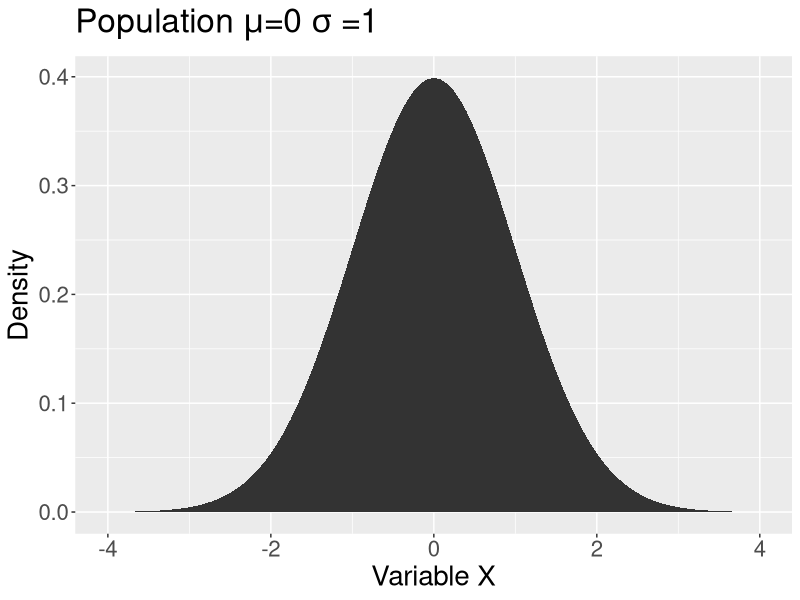
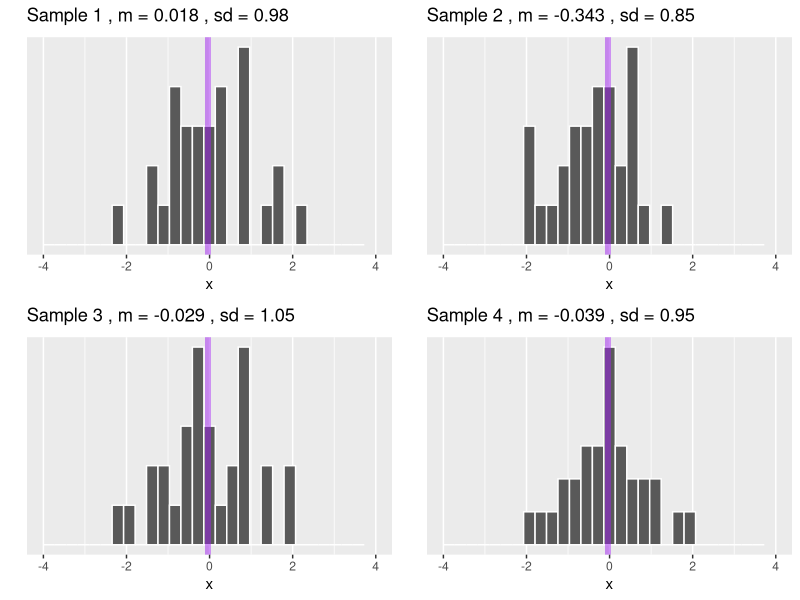
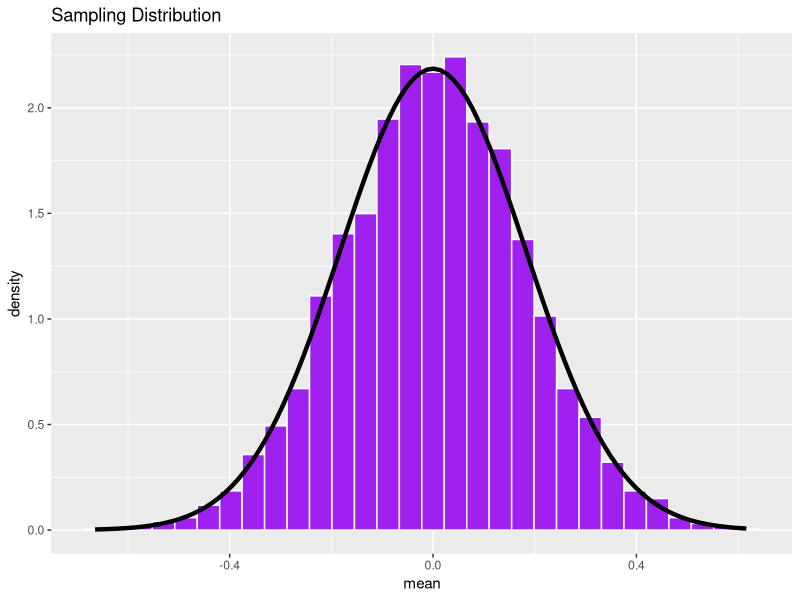
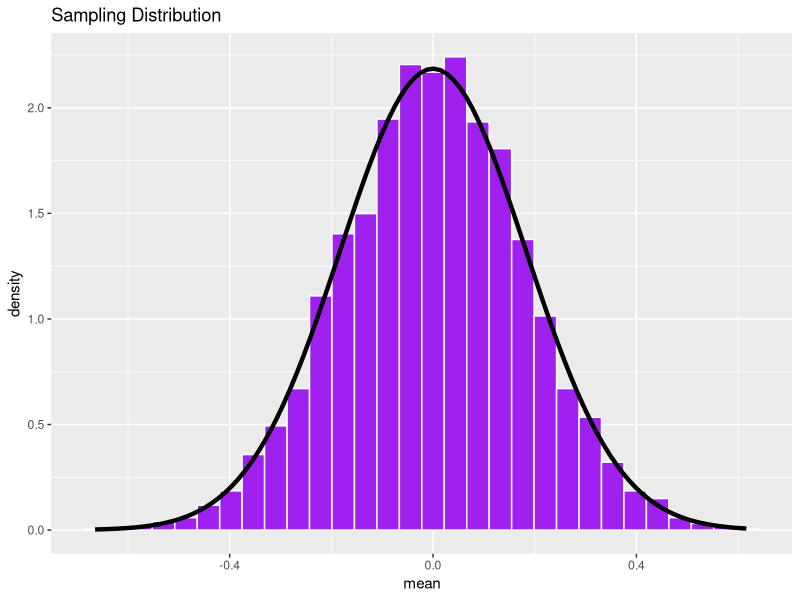
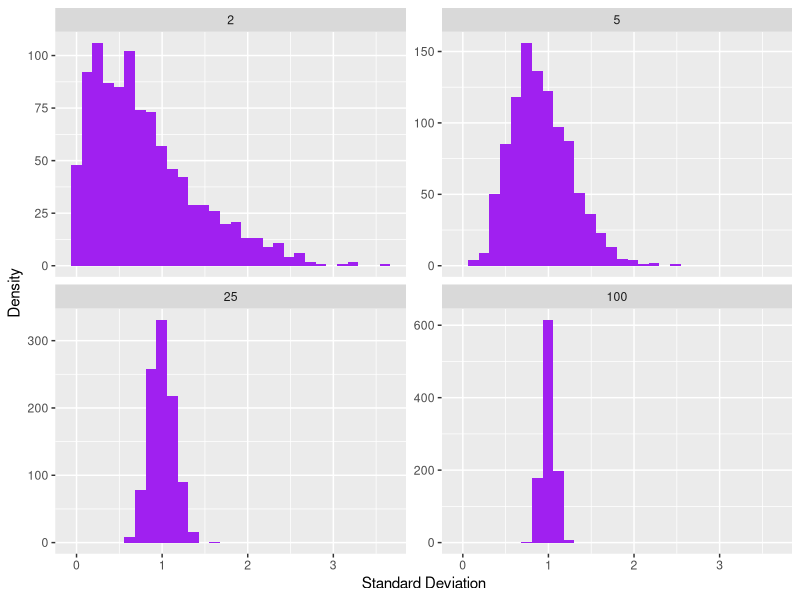
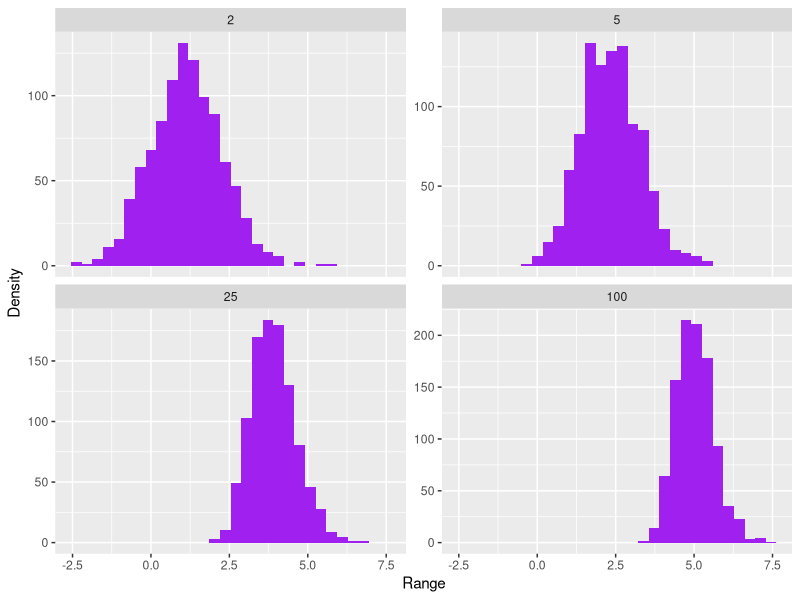
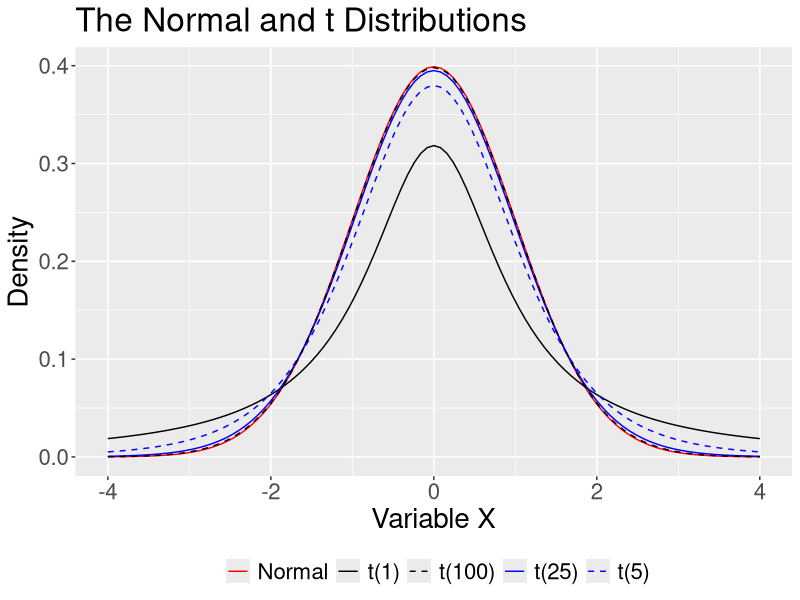
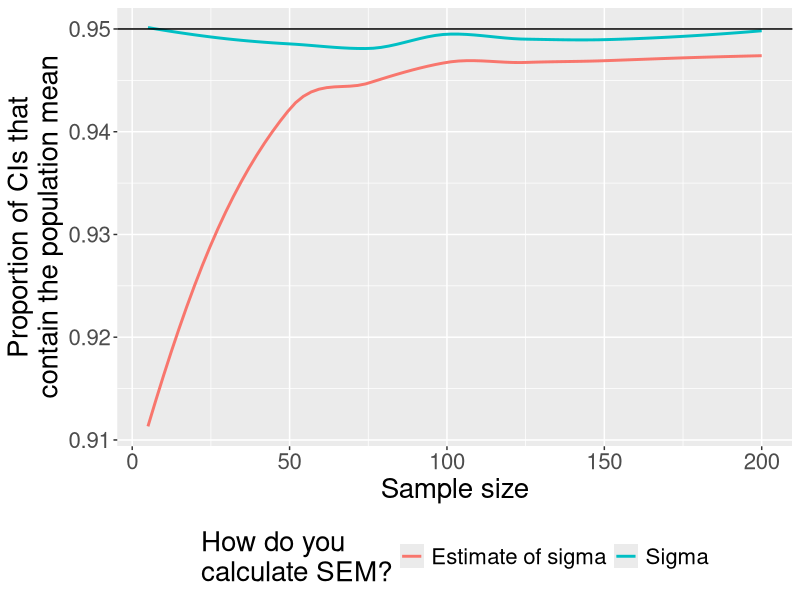

Write R code to recreate these figures, in order.
## ---- chunk 1
library(tidyverse)
## ---- chunk 2
ggplot(data.frame(x = seq(-4, 4)), aes(x)) +
  stat_function(fun = function(x) dnorm(x), geom = "area") +
  scale_x_continuous("Variable X") +
  scale_y_continuous("Density") +
  labs(title = expression(Population~mu*"=0"~sigma~"=1"))+
  theme(text = element_text(size = 20))

## ---- chunk 3
library(ggpubr) #for multiple plots
sample_size = 30
set.seed(101919)
for(i in 1:4){
  sample = rnorm(n = sample_size)
  m = round(mean(sample),3)
  s = round(sd(sample),2)
  p = data.frame(x = sample) %>%
    ggplot(aes(x = x)) +
    geom_histogram(color = "white") +
    geom_vline(aes(xintercept = m), color = "purple", size = 2, alpha = .5)+
    scale_x_continuous(limits = c(-4,4)) +
    scale_y_continuous("", breaks = NULL) +
    labs(title = as.expression(bquote("Sample"~.(i)~", m ="~.(m)~", sd ="~.(s))))
  assign(paste0("p",i), p)
}

ggarrange(p1,p2,p3,p4, ncol =2, nrow = 2)
## ---- chunk 4
reps = 5000
means = rep(0, reps)
se = 1/sqrt(sample_size)
set.seed(101919)
for(i in 1:reps){
  means[i] = mean(rnorm(n = sample_size))
}
data.frame(mean = means) %>%
  ggplot(aes(x = mean)) + 
  geom_histogram(aes(y = ..density..), 
                 fill = "purple", 
                 color = "white") +  
  stat_function(fun = function(x) dnorm(x, mean = 0, sd = se), inherit.aes = F, size = 1.5) +
  labs(title = "Sampling Distribution")
## ---- chunk 5
reps = 5000
means = rep(0, reps)
se = 1/sqrt(sample_size)
set.seed(101919)
for(i in 1:reps){
  means[i] = mean(rnorm(n = sample_size))
}
data.frame(mean = means) %>%
  ggplot(aes(x = mean)) + 
  geom_histogram(aes(y = ..density..), 
                 fill = "purple", 
                 color = "white") +  
  stat_function(fun = function(x) dnorm(x, mean = 0, sd = se), inherit.aes = F, size = 1.5) +
  labs(title = "Sampling Distribution")
## ---- chunk 6
set.seed(102419)
reps = 1000
n2 = vector("numeric", reps)
n5 = vector("numeric", reps)
n25 = vector("numeric", reps)
n100 = vector("numeric", reps)

for(i in 1:reps){
  n2[i] = sd(rnorm(n = 2))
  n5[i] = sd(rnorm(n = 5))
  n25[i] = sd(rnorm(n = 25))
  n100[i] = sd(rnorm(n = 100))
}

data.frame(N = rep(c(2,5,25,100), each = reps), s = c(n2, n5, n25, n100)) %>%
  ggplot(aes(x = s)) + 
  geom_histogram(fill = "purple") + 
  scale_x_continuous("Standard Deviation")+
  scale_y_continuous("Density") +
  facet_wrap(~N, scales = "free_y")
## ---- chunk 7
set.seed(102419)
reps = 1000
n2 = vector("numeric", reps)
n5 = vector("numeric", reps)
n25 = vector("numeric", reps)
n100 = vector("numeric", reps)

for(i in 1:reps){
  n2[i] = range(rnorm(n = 2))[2] - range(rnorm(n = 2))[1]
  n5[i] = range(rnorm(n = 5))[2] - range(rnorm(n = 5))[1]
  n25[i] = range(rnorm(n = 25))[2] - range(rnorm(n = 25))[1]
  n100[i] = range(rnorm(n = 100))[2] - range(rnorm(n = 100))[1]
}

data.frame(N = rep(c(2,5,25,100), each = reps), s = c(n2, n5, n25, n100)) %>%
  ggplot(aes(x = s)) + 
  geom_histogram(fill = "purple") + 
  scale_x_continuous("Range")+
  scale_y_continuous("Density") +
  facet_wrap(~N, scales = "free_y")
## ---- chunk 8
ggplot(data.frame(x = seq(-4, 4)), aes(x)) +
  stat_function(fun = function(x) dnorm(x), 
                aes(color = "Normal", linetype = "Normal")) +
  stat_function(fun = function(x) dt(x, df = 1), 
                aes(color = "t(1)", linetype = "t(1)")) +
  stat_function(fun = function(x) dt(x, df = 5), 
                aes(color = "t(5)", linetype = "t(5)")) +
  stat_function(fun = function(x) dt(x, df = 25), 
                aes(color = "t(25)", linetype = "t(25)")) +
  stat_function(fun = function(x) dt(x, df = 100), 
                aes(color = "t(100)", linetype = "t(100)")) + 
  scale_x_continuous("Variable X") +
  scale_y_continuous("Density") +
  scale_color_manual("", 
                     values = c("red", "black", "black", "blue", "blue")) +
  scale_linetype_manual("", 
                        values = c("solid", "solid", "dashed", "solid", "dashed")) +
  ggtitle("The Normal and t Distributions") +
  theme(text = element_text(size=20),legend.position = "bottom")
## ---- chunk 9
reps = 5000

sizes = seq(5,200,5)

prop = rep(0, length(sizes))
prop_sig  = rep(0, length(sizes))

set.seed(101919)

for(n in 1:length(sizes)){
  sample_size = sizes[n]
  correct = vector(length = reps)
  correct_sig = vector(length = reps)
  for(i in 1:reps){
    sample = rnorm(sample_size)
    m = mean(sample)
    s = sd(sample)
    sm = s/sqrt(sample_size)
    lb = m-(1.96*sm)
    ub = m+(1.96*sm)
    missed = lb > 0 | ub < 0
  correct[i] = !missed
  
    sigma = 1
    sm_sig = sigma/sqrt(sample_size)
    lb_sig = m-(1.96*sm_sig)
    ub_sig = m+(1.96*sm_sig)
    missed_sig = lb_sig > 0 | ub_sig < 0
  correct_sig[i] = !missed_sig
  }
  prop[n] = sum(correct)/reps
  prop_sig[n] = sum(correct_sig)/reps

}

data.frame(n = sizes, p = prop, ps = prop_sig) %>%
  gather("estimate", "value", -n) %>%
  mutate(estimate = ifelse(estimate == "p", "Estimate of sigma", "Sigma")) %>%
  ggplot(aes(x = n, y = value, color = estimate)) +
  geom_smooth( se = F) +
  geom_hline(aes(yintercept = .95), color = "black") +
  scale_color_discrete("How do you\ncalculate SEM?") +
  labs(x = "Sample size", y = "Proportion of CIs that\ncontain the population mean") +
  theme(text = element_text(size = 20), legend.position = "bottom")

## ---- chunk 10
M = 90
SD = 8
N = 100

sem = SD/sqrt(N)

ci_lb_z = M - sem * qnorm(p = .975)
ci_ub_z = M + sem * qnorm(p = .975)
print(c(ci_lb_z, ci_ub_z))


ci_lb_z = M - sem * qt(p = .975, df = N-1)
ci_ub_z = M + sem * qt(p = .975, df = N-1)
print(c(ci_lb_z, ci_ub_z))
## ---- chunk 11
M = 83.4
SD = 10.6
N = 26

sem = SD/sqrt(N)

ci_lb_z = M - sem * qnorm(p = .975)
ci_ub_z = M + sem * qnorm(p = .975)
print(c(ci_lb_z, ci_ub_z))


ci_lb_z = M - sem * qt(p = .975, df = N-1)
ci_ub_z = M + sem * qt(p = .975, df = N-1)
print(c(ci_lb_z, ci_ub_z))
